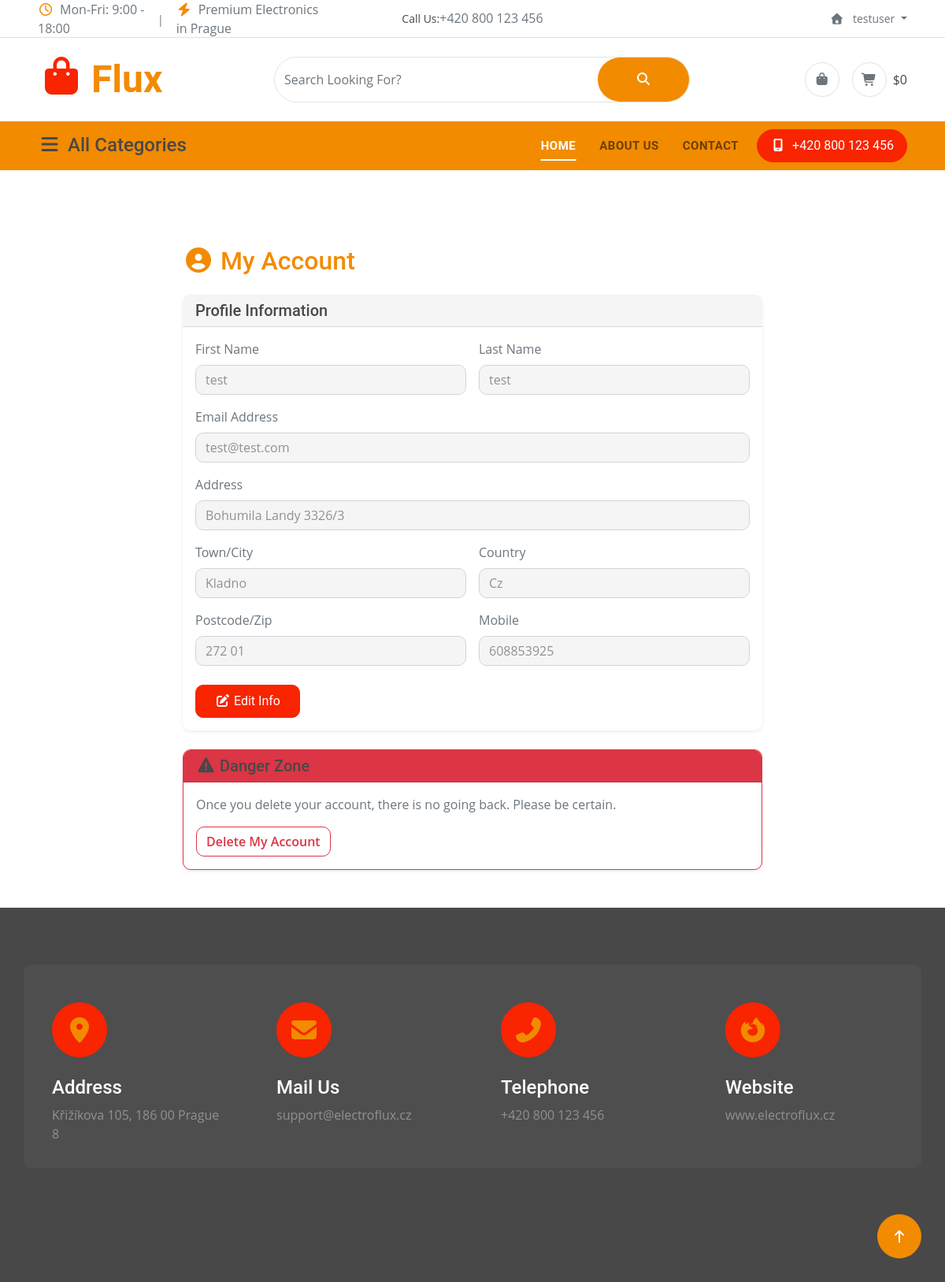
/account/ (signed in), run on an earlier commit of the app's database.
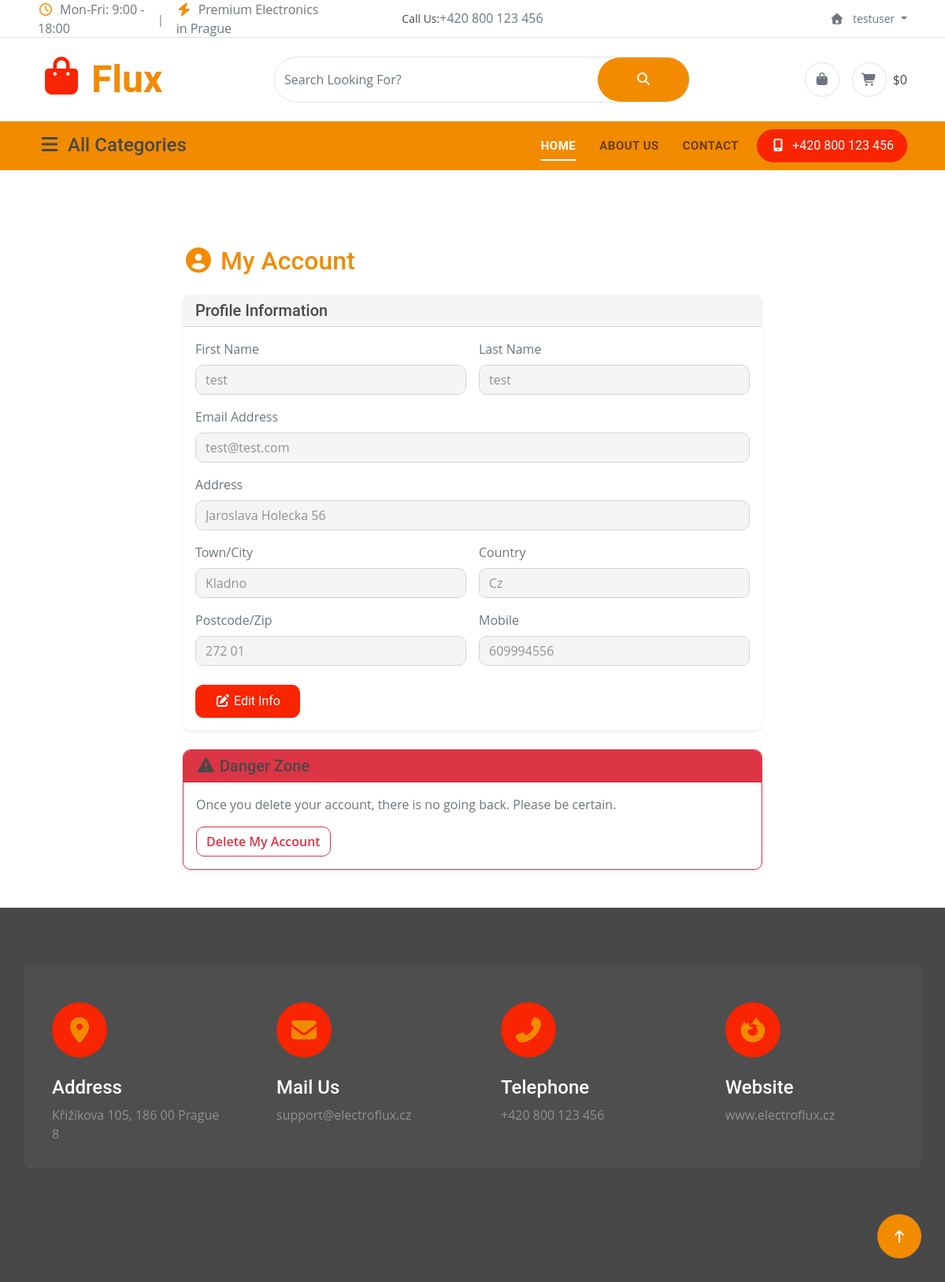
And on a later commit of the database.
### flux/models.py (models this page shows, shortened)
class UserProfile(models.Model):
    user = models.OneToOneField(User, on_delete=models.CASCADE)
    mobile = models.CharField(max_length=20, blank=True, null=True)
    address = models.CharField(max_length=250, blank=True, null=True)
    city = models.CharField(max_length=100, blank=True, null=True)
    country = models.CharField(max_length=100, blank=True, null=True)
    zip_code = models.CharField(max_length=20, blank=True, null=True)

### flux/views.py (the view, shortened to what this page needs)
# urls.py: path('account/', views.my_account, name='my_account'),
@login_required(login_url="login")
def my_account(request):
    profile, created = UserProfile.objects.get_or_create(user=request.user)
    context = {
            "profile":profile,
        }
    return render(request, "flux/account.html", context)

### flux/cart.py (called while the page is built)
    def get_total_price(self):
        return sum(Decimal(item['price']) * item['quantity'] for item in self.cart.values())

### flux/context_processors.py (called while the page is built)
def categories(request):
    return{
        'categories': Category.objects.all()
    }

def cart(request):
    return {'cart': Cart(request)}

### flux/templates/flux/account.html (shortened to what this page needs)
{% extends 'flux/base.html' %}
{% load static %}
{% block content %}
  <div class="container py-5 mt-5">
    <div class="row justify-content-center">
      <div class="col-lg-8">
        <h2 class="mb-4 text-primary"><i class="fas fa-user-circle"></i> My Account</h2>
        <div class="card shadow-sm mb-4 border-0">
          <div class="card-header bg-light d-flex justify-content-between align-items-center">
            <h5 class="mb-0">Profile Information</h5>
          </div>
          <div class="card-body">
            <form method="POST" action="">
              <div class="row g-3">
                <div class="col-md-6">
                  <label class="form-label text-muted">First Name</label>
                  <input type="text" name="first_name" class="form-control profile-input bg-light" value="{{ request.user.first_name }}" readonly />
                </div>
                <div class="col-md-6">
                  <label class="form-label text-muted">Last Name</label>
                  <input type="text" name="last_name" class="form-control profile-input bg-light" value="{{ request.user.last_name }}" readonly />
                </div>
                <div class="col-12">
                  <label class="form-label text-muted">Email Address</label>
                  <input type="email" name="email" class="form-control profile-input bg-light" value="{{ request.user.email }}" required readonly />
                </div>
                <div class="col-12">
                  <label class="form-label text-muted">Address</label>
                  <input type="text" name="address" class="form-control profile-input bg-light" value="{{ profile.address|default_if_none:"" }}" readonly />
                </div>
                <div class="col-md-6">
                  <label class="form-label text-muted">Town/City</label>
                  <input type="text" name="city" class="form-control profile-input bg-light" value="{{ profile.city|default_if_none:"" }}" readonly />
                </div>
                <div class="col-md-6">
                  <label class="form-label text-muted">Country</label>
                  <input type="text" name="country" class="form-control profile-input bg-light" value="{{ profile.country|default_if_none:"" }}" readonly />
                </div>
                <div class="col-md-6">
                  <label class="form-label text-muted">Postcode/Zip</label>
                  <input type="text" name="zip_code" class="form-control profile-input bg-light" value="{{ profile.zip_code|default_if_none:"" }}" readonly />
                </div>
                <div class="col-md-6">
                  <label class="form-label text-muted">Mobile</label>
                  <input type="tel" name="mobile" class="form-control profile-input bg-light" value="{{ profile.mobile|default_if_none:"" }}" readonly />
                </div>
                <div class="col-12 mt-4">
                  <button type="button" id="edit-btn" class="btn btn-secondary px-4 py-2" onclick="enableEditing()"><i class="fas fa-edit"></i> Edit Info</button>
                </div>
              </div>
            </form>
          </div>
        </div>
        <div class="card shadow-sm border-danger">
          <div class="card-header bg-danger text-white">
            <h5 class="mb-0"><i class="fas fa-exclamation-triangle"></i> Danger Zone</h5>
          </div>
          <div class="card-body">
            <p class="text-muted">Once you delete your account, there is no going back. Please be certain.</p>
            <form method="POST" action="" onsubmit="return confirm('Are you 100% sure you want to delete your account? This cannot be undone.');">
              <button type="submit" class="btn btn-outline-danger">Delete My Account</button>
            </form>
          </div>
        </div>
      </div>
    </div>
  </div>
{% endblock %}

What changed in the data, as far as the page shows it:
changed UserProfile "Kladno": address "Bohumila Landy 3326/3" → "Jaroslava Holecka 56"; mobile "608853925" → "609994556"
